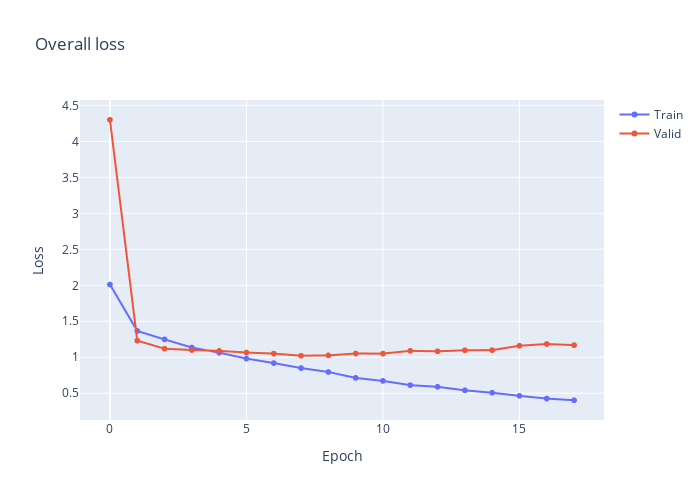

The notebook cell this image was saved under:
### Markdown cell above
### Evaluate proposed Model

### Code cell
# Overall Loss
history = history_model_1
fig = go.Figure()
fig.add_trace(go.Scattergl(
                    y=history.history['loss'],
                    name='Train'))

fig.add_trace(go.Scattergl(
                    y=history.history['val_loss'],
                    name='Valid'))

fig.update_layout(height=500, 
                  width=700,
                  title='Overall loss',
                  xaxis_title='Epoch',
                  yaxis_title='Loss')

fig.show()

### Figure 1 — Plotly figure (JSON) as saved in the notebook; plotly's stock layout.template omitted (floating-point values rounded to 4 significant figures)
{"data": [{"name": "Train", "type": "scattergl", "y": [2.011, 1.366, 1.248, 1.135, 1.064, 0.9818, 0.9191, 0.8499, 0.7952, 0.7131, 0.6713, 0.6125, 0.5893, 0.5404, 0.5068, 0.4638, 0.4259, 0.4027]}, {"name": "Valid", "type": "scattergl", "y": [4.301, 1.231, 1.119, 1.101, 1.088, 1.066, 1.051, 1.022, 1.026, 1.052, 1.051, 1.089, 1.083, 1.097, 1.099, 1.16, 1.184, 1.168]}], "layout": {"height": 500, "title": {"text": "Overall loss"}, "width": 700, "xaxis": {"title": {"text": "Epoch"}}, "yaxis": {"title": {"text": "Loss"}}}}
